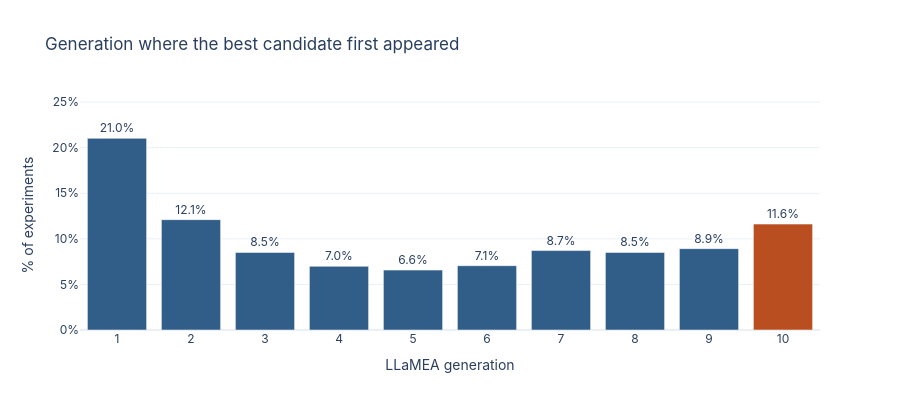

Notebook code for this chart:
### Markdown cell above
## When did 10-generation experiments find their best candidate?

An **experiment** is one LLaMEA run for a fixed problem and configuration. A **generation** is one candidate attempt in that run. Each bar shows the percentage of included experiments whose lowest recorded error first occurred at that generation. Ties count at the earliest generation.

### Code cell
def show_generation_chart(analysis: GenerationAnalysis) -> None:
    ten = analysis.distribution[
        (analysis.distribution["generations"] == 10) & analysis.distribution["model"].isna()
    ]
    ten_runs = analysis.runs[analysis.runs["generations"] == 10]
    ten_exclusions = analysis.exclusions[analysis.exclusions["generations"] == 10]
    valid = int(ten_runs["best_generation"].count())
    no_score = len(ten_runs) - valid
    incomplete = int(ten_exclusions["reason"].eq("not_completed").sum())
    wrong_count = int(ten_exclusions["reason"].eq("iteration_count_mismatch").sum())
    coverage_note = (
        f"Included experiments: {valid:,}. Excluded from the 10-generation chart: "
        f"{incomplete:,} unfinished or failed, "
        f"{wrong_count:,} completed with missing or extra generation records, "
        f"and {no_score:,} completed with no valid score."
    )

    if not valid:
        print("No eligible experiments with a valid score to plot.")
        print(coverage_note)
        return

    generation_figure = go.Figure(
        go.Bar(
            x=ten["generation"],
            y=ten["best_fraction"],
            customdata=ten["best_count"],
            text=ten["best_fraction"],
            texttemplate="%{text:.1%}",
            textposition="outside",
            marker_color=["#315d89"] * 9 + ["#b94e21"],
            hovertemplate=(
                "Generation %{x}<br>%{customdata:,} of "
                f"{valid:,} experiments (%{{y:.1%}})<extra></extra>"
            ),
        )
    )
    generation_figure.update_xaxes(title="LLaMEA generation", dtick=1, range=[0.5, 10.5])
    generation_figure.update_yaxes(
        title="% of experiments",
        tickformat=".0%",
        range=[0, max(0.05, ten["best_fraction"].max() * 1.20)],
    )
    generation_figure.update_layout(
        title="Generation where the best candidate first appeared",
        height=410,
        **FIGURE_STYLE,
    )
    display(generation_figure)
    print(coverage_note)


show_generation_chart(analysis)

### Figure 1 — Plotly figure (JSON) as saved in the notebook; plotly's stock layout.template omitted (floating-point values rounded to 4 significant figures)
{"data": [{"customdata": [304, 175, 123, 101, 95, 102, 126, 123, 129, 168], "hovertemplate": "Generation %{x}<br>%{customdata:,} of 1,446 experiments (%{y:.1%})<extra></extra>", "marker": {"color": ["#315d89", "#315d89", "#315d89", "#315d89", "#315d89", "#315d89", "#315d89", "#315d89", "#315d89", "#b94e21"]}, "text": [0.2102, 0.121, 0.08506, 0.06985, 0.0657, 0.07054, 0.08714, 0.08506, 0.08921, 0.1162], "textposition": "outside", "texttemplate": "%{text:.1%}", "type": "bar", "x": [1, 2, 3, 4, 5, 6, 7, 8, 9, 10], "y": [0.2102, 0.121, 0.08506, 0.06985, 0.0657, 0.07054, 0.08714, 0.08506, 0.08921, 0.1162]}], "layout": {"font": {"family": "Inter, -apple-system, BlinkMacSystemFont, Arial, sans-serif"}, "height": 410, "title": {"text": "Generation where the best candidate first appeared"}, "xaxis": {"dtick": 1, "range": [0.5, 10.5], "title": {"text": "LLaMEA generation"}}, "yaxis": {"range": [0, 0.2523], "tickformat": ".0%", "title": {"text": "% of experiments"}}}}
